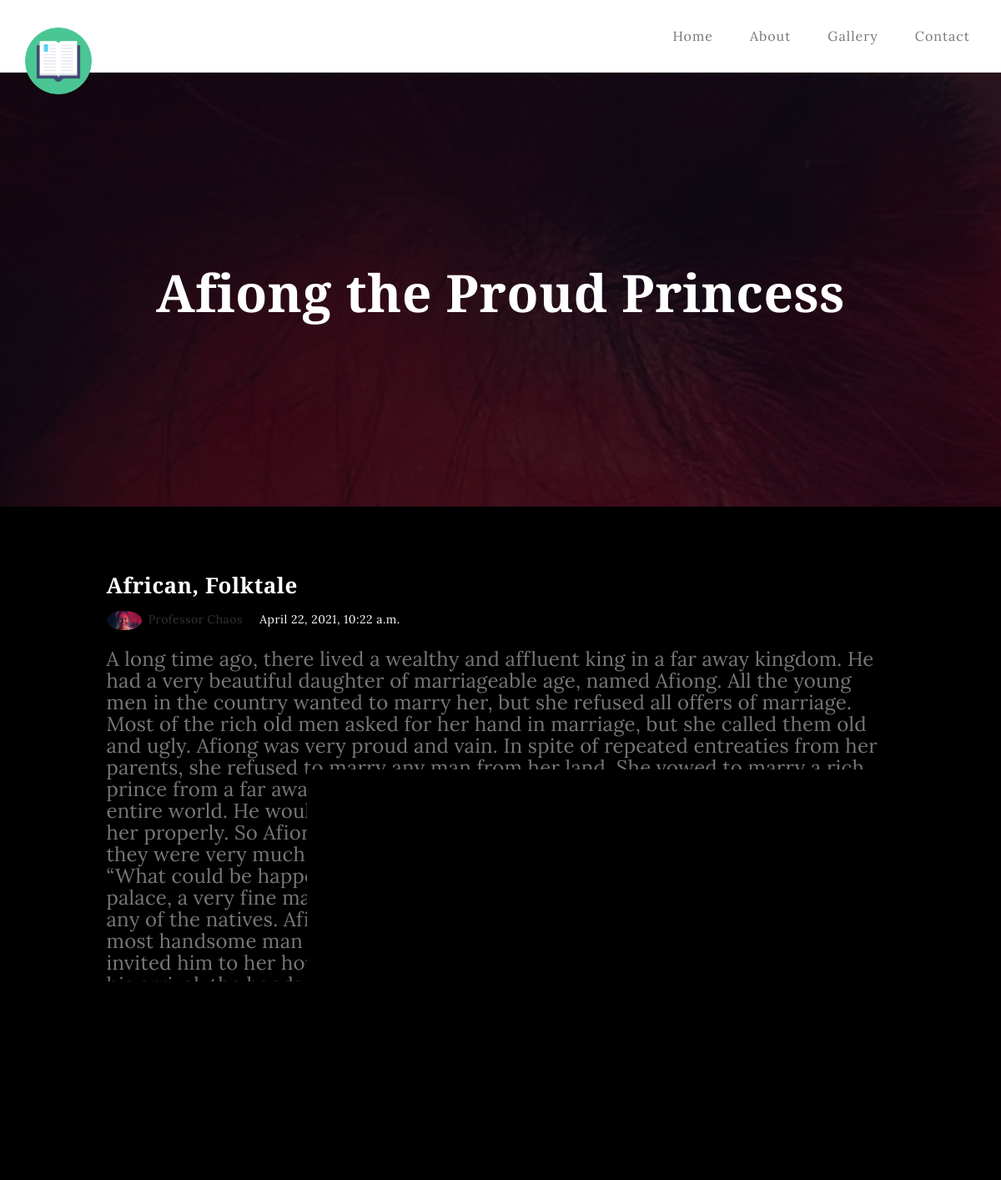
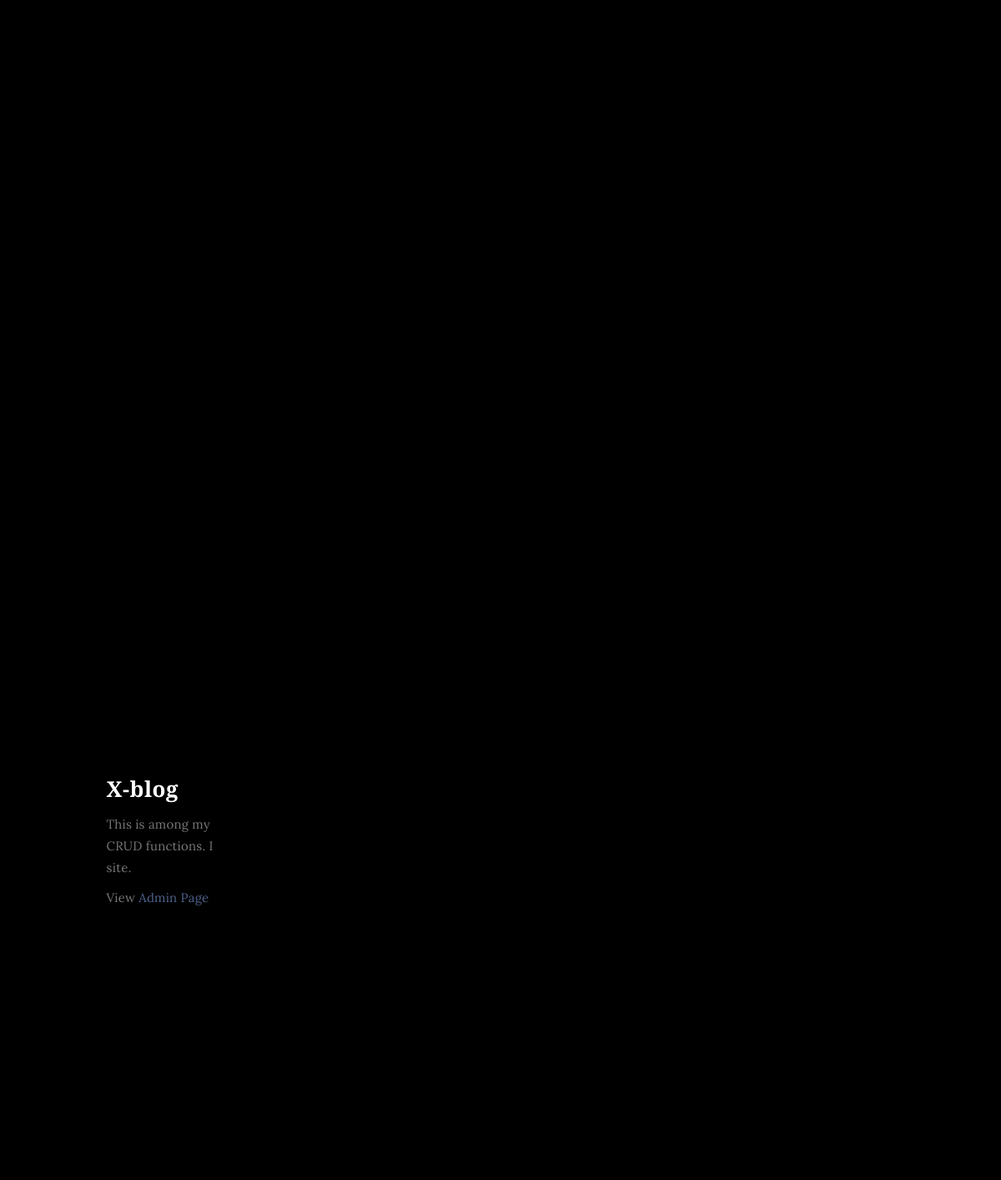
Screenshot of /Afiong_the_Proud_Princess with the database file from the repository (2 pictures, top to bottom).
### home/models.py (models this page shows, shortened)
class Story(models.Model):
    title = models.CharField(max_length=100)
    authour = models.CharField(max_length=100)
    authour_image = models.ImageField(upload_to='AuthorImages')
    time = models.DateTimeField(auto_now_add=True, blank=True)
    tags = models.CharField(max_length=1000, blank=True)
    content = models.TextField()
    content_image = models.ImageField(upload_to='ContentImage')
    slug = models.SlugField(default=None)
    class Meta:
        verbose_name = "Story"
        verbose_name_plural = "Stories"

### home/views.py (the view)
# urls.py: path(r'<slug>', views.story, name='story')
def story(request, slug):
    story = Story.objects.get(slug=slug)
    context = {'story' : story}
    return render(request, 'singlePost.html', context)

### home/templates/singlePost.html (shortened to what this page needs)
{% extends 'base.html' %}
{% load static %}
{% block content %}
<section id="home" class="main-single-post parallax-section" style="background:url('{{ story.content_image.url }}') no-repeat;">
    <div class="overlay"></div>
    <div class="container">
        <div class="row">
            <div class="col-md-12 col-sm-12">
                <h1>{{ story.title }}</h1>
            </div>
        </div>
    </div>
</section>
<section id="blog-single-post" style="color:white; background-color: black;">
    <div class="container">
        <div class="row">
            <div class="col-md-offset-1 col-md-10 col-sm-12">
                <div class="blog-single-post-thumb">
                    <div class="blog-post-title">
                        <h3>{{ story.tags }}</h3>
                    </div>
                    <div class="blog-post-format">
                        <span>
                            <a href="#"><img src="{{ story.authour_image.url }}" class="img-responsive img-circle"> {{ story.authour }}</a>
                        </span>
                        <span> {{ story.time }}</span>
                    </div>
                    <div class="blog-post-des" style="color:white; background-color: black;">
                        <p style="font-size: x-large;">{{ story.content }}</p>
                    </div>
                </div>
            </div>
        </div>
    </div>
</section>
{% endblock content %}

### templates/base.html (shortened to what this page needs)
<!DOCTYPE html>
{% load static %}
<html lang="en">
<head>
    <link rel="stylesheet" href="{% static 'css/bootstrap.min.css' %}">
    <link rel="stylesheet" href="{% static 'css/font-awesome.min.css' %}">
    <link rel="stylesheet" href="{% static 'css/style.css' %}">
</head>
<body>
    <div class="navbar navbar-default navbar-static-top" role="navigation">
        <div class="container">
            <div class="navbar-header">
                <a href="{% url 'home' %}" class="navbar-brand">
                    <img src="{% static 'images/favicon.png' %}" alt="" width="80" height="80">
                </a>
            </div>
            <div class="collapse navbar-collapse">
                <ul class="nav navbar-nav navbar-right">
                    <li class="{% if request.resolver_match.url_name == 'home' %} active {% endif %}">
                        <a href="{% url 'home' %}">Home</a>
                    </li>
                    <li class="{% if request.resolver_match.url_name == 'about' %} active {% endif %}">
                        <a href="{% url 'about' %}">About</a>
                    </li>
                    <li class="{% if request.resolver_match.url_name == 'gallery' %} active {% endif %}">
                        <a href="{% url 'gallery' %}">Gallery</a>
                    </li>
                    <li class="{% if request.resolver_match.url_name == 'contact' %} active {% endif %}">
                        <a href="{% url 'contact' %}">Contact</a>
                    </li>
                </ul>
            </div>
        </div>
    </div>
    {% block content %}
    {% endblock content %}
    <footer>
        <div class="container">
            <div class="row">
                <div class="col-md-5 col-md-offset-1 col-sm-6">
                    <h3>X-blog</h3>
                    <p>This is among my first series of Django application performing CRUD functions.
                        It is very simple and clean also with an admin site.</p>
                    <p>View <a href="{% url 'admin:index' %}">Admin Page</a></p>
                    <div class="footer-copyright">
                        <p>Copyright &copy; 2017 Invasion - Design: lewiseman</p>
                    </div>
                </div>
                <div class="col-md-4 col-md-offset-1 col-sm-6">
                    <h3>Talk to me</h3>
                    <p><i class="fa fa-globe"></i> Nairobi, Kenya, 00100</p>
                    <p><i class="fa fa-phone"></i> +254796134021</p>
                    <p><i class="fa fa-save"></i> lewisemann@gmail.com</p>
                </div>
                <div class="clearfix col-md-12 col-sm-12">
                    <hr>
                </div>
                <div class="col-md-12 col-sm-12">
                    <ul class="social-icon">
                        <li><a href="#" class="fa fa-facebook"></a></li>
                        <li><a href="#" class="fa fa-twitter"></a></li>
                        <li><a href="#" class="fa fa-google-plus"></a></li>
                        <li><a href="#" class="fa fa-dribbble"></a></li>
                        <li><a href="#" class="fa fa-linkedin"></a></li>
                    </ul>
                </div>
            </div>
        </div>
    </footer>
</body>
</html>

### static/css/style.css (style rules this page uses)
body { background: #ffffff; font-family: 'Lora', serif; font-style: normal; font-weight: 300; overflow-x: hidden; }
h1,h2,h3,h4,h5,h6 { font-family: 'Merriweather', serif; font-style: normal; font-weight: bold; letter-spacing: 0.5px; }
h1 { font-size: 62px; padding-bottom: 14px; margin-bottom: 0px; }
h2,h3 { padding-bottom: 6px; }
h3 { font-size: 26px; }
p { color: #777; font-size: 15px; font-weight: 300; line-height: 26px; letter-spacing: 0.2px; }
html { -webkit-font-smoothing: antialiased; }
a { color: #4d638c; -webkit-transition: 0.5s; -o-transition: 0.5s; transition: 0.5s; text-decoration: none !important; }
* { -webkit-box-sizing: border-box; -moz-box-sizing: border-box; box-sizing: border-box; }
*:before, *:after { -webkit-box-sizing: border-box; -moz-box-sizing: border-box; box-sizing: border-box; }
#about, #gallery, #contact, #blog, #blog-single-post { padding-top: 60px; padding-bottom: 80px; }
.main-about, .main-single-post, .main-gallery, .main-contact { height: 65vh; }
.overlay { background: rgba(0,0,0,0.7 ); width: 100%; height: 100vh; position: absolute; top: 0; left: 0; right: 0; bottom: 0; }
.parallax-section { background-attachment: fixed !important; background-size: cover !important; overflow: hidden; }
.navbar-default { background: #ffffff; margin: 0 !important; padding: 18px 0; }
.navbar-default .navbar-brand { color: #555; font-family: 'Merriweather', serif; font-weight: bold; text-transform: uppercase; letter-spacing: 4px; margin: 0; }
.navbar-default .navbar-nav li a { color: #777; font-size: 16px; letter-spacing: 1px; -webkit-transition: all 0.4s ease-in-out; transition: all 0.4s ease-in-out; padding-right: 22px; padding-left: 22px; }
#home { background-size: cover; background-position: center center; color: #ffffff; display: -webkit-box; display: -webkit-flex; display: -ms-flexbox; display: flex; -webkit-box-align: center; -webkit-align-items: center; -ms-flex-align: center; align-items: center; position: relative; text-align: center; }
.blog-post-format { padding-bottom: 22px; }
.blog-post-format span { letter-spacing: 0.5px; padding-right: 12px; }
.blog-post-format span a { color: #333; }
.blog-post-format span img { display: inline-block; width: 42px; margin-right: 4px; }
footer { background: #000; color: #ffffff; padding: 80px 0px; position: relative; }
footer .col-md-4 .fa { color: #ffffff; padding-right: 8px; }
footer hr { border-color: #121212; margin-top: 62px; margin-bottom: 42px; }
footer .footer-copyright { padding-top: 12px; }
.social-icon { position: relative; padding: 0; margin: 0; text-align: center; }
.social-icon li { display: inline-block; list-style: none; }
.social-icon li a { border: 2px solid #292929; color: #292929; border-radius: 100px; cursor: pointer; font-size: 16px; text-decoration: none; transition: all 0.4s ease-in-out; width: 50px; height: 50px; line-height: 50px; text-align: center; vertical-align: middle; position: relative; margin: 22px 12px 10px 12px; }

### rows the page displays
Story: content_image (picture), title "Afiong the Proud Princess", tags "African, Folktale", authour_image (picture), authour "Professor Chaos", time "April 22, 2021, 10:22 a.m.", content "A long time ago, there lived a wealthy and affluent king in a far away kingdom. He had a very beautiful daughter of marriageable age, named Afiong. All the young men in the country wanted to marry her, but she refused all offers of marriage. Most of the rich old men asked for her hand in marriage, but she called them old and ugly. Afiong was very proud and vain. In spite of repeated entreaties from her parents, she refused to marry any man from her land. She vowed to marry a rich prince from a far away kingdom. Her prince would be the best-looking man in the entire world. He would be strong and perfect in every way, and capable of loving her properly. So Afiong the princess continued to…"
